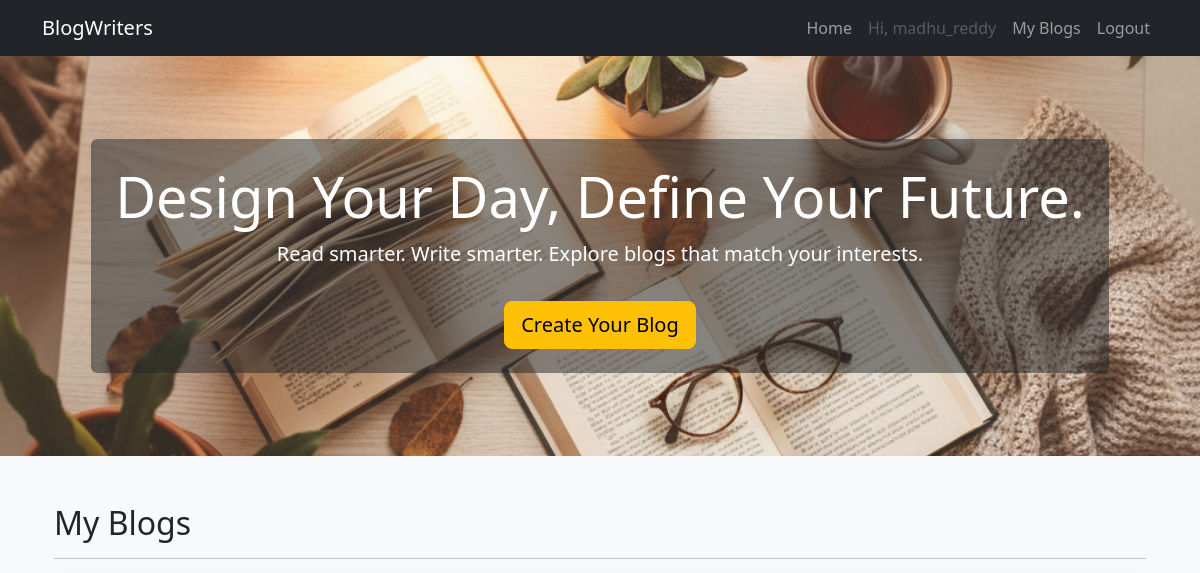
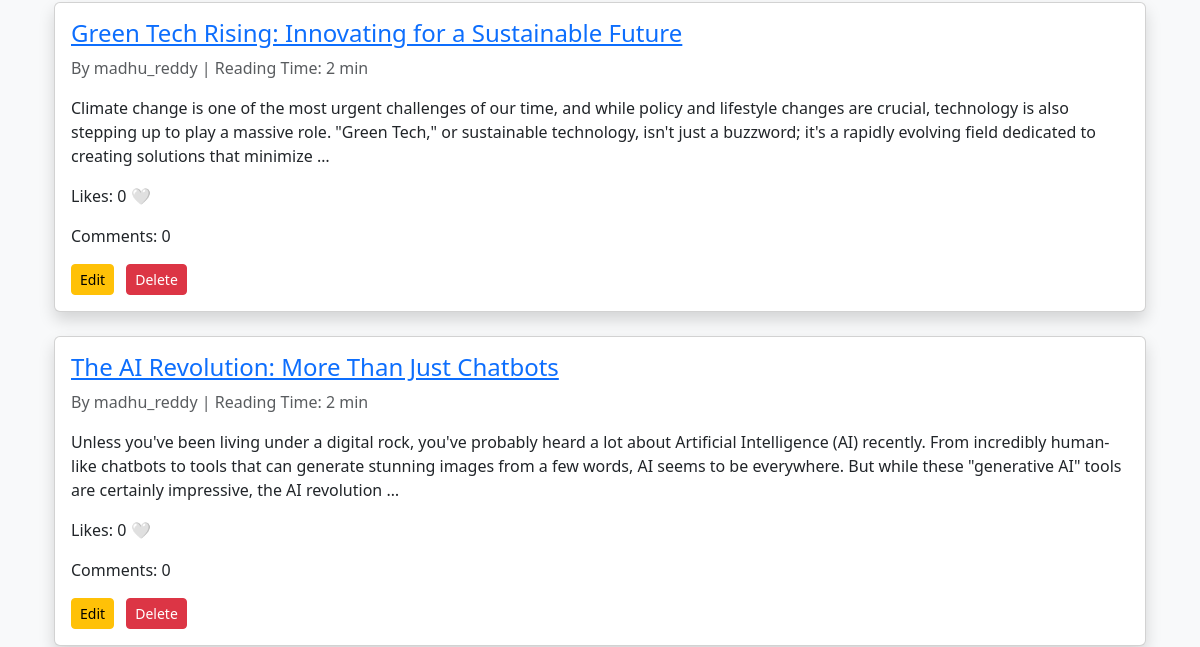
The app's page /my-blogs/ (signed in, upper part), older data (2 pictures, top to bottom).
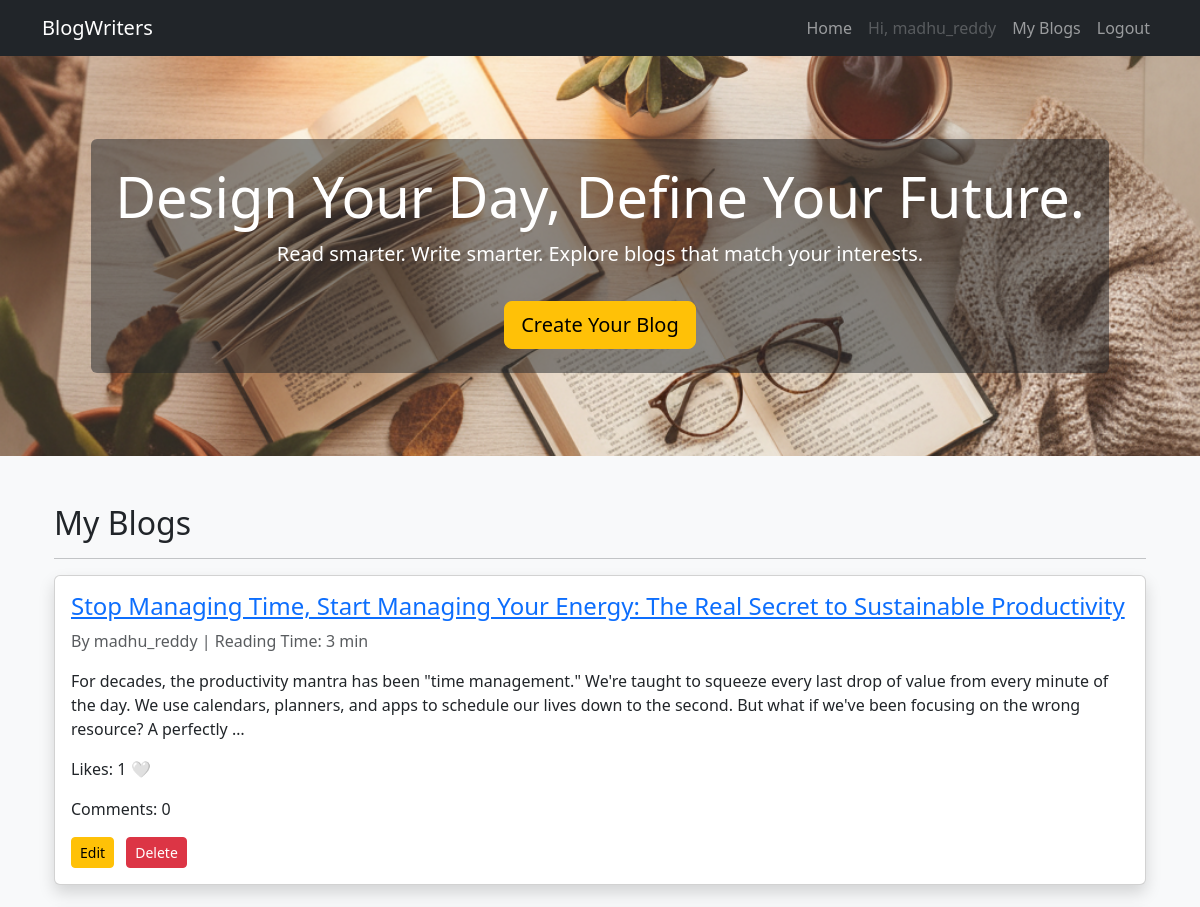
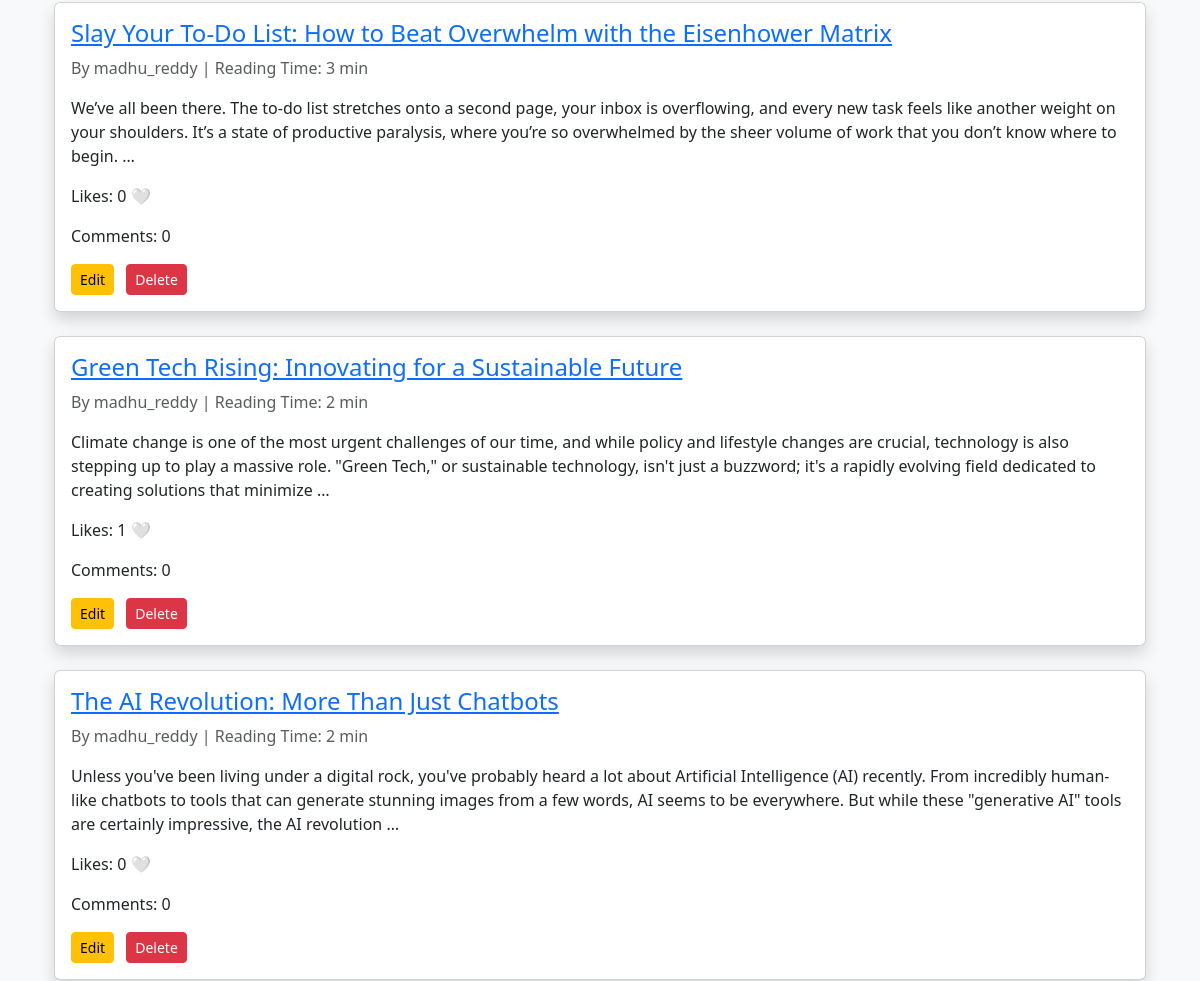
The same page, newer data (2 pictures, top to bottom).
### BlogWriter/models.py (models this page shows, shortened)
class BlogPost(models.Model):
    title = models.CharField(max_length=200)
    content = models.TextField()
    summary = models.TextField(blank=True, null=True)
    tags = models.ManyToManyField('Tag', related_name="posts")
    author = models.ForeignKey(User, on_delete=models.CASCADE)
    created_at = models.DateTimeField(auto_now_add=True)
    updated_at = models.DateTimeField(auto_now=True)
    def word_count(self):
        return len(self.content.split())
    def reading_time(self):
        return max(1, round(self.word_count() / 200))

### BlogWriter/views.py (the view)
# urls.py: path("my-blogs/", my_blogs, name="MyBlogs"),
@login_required
def my_blogs(request):
    user_blogs = BlogPost.objects.filter(author=request.user).order_by('-created_at')
    return render(request, "MyBlogs.html", {"blogs": user_blogs})

### templates/MyBlogs.html (shortened to what this page needs)
{% extends "base.html" %}
{% block content %}
<div class="container my-5">
    <h2>My Blogs</h2>
    <hr>
    {% for blog in blogs %}
    <div class="card mb-4 shadow p-3">
        <h4><a href="{% url 'BlogDetail' blog.id %}">{{ blog.title }}</a></h4>
        <p class="text-muted">By {{ blog.author.username }} | Reading Time: {{ blog.reading_time }} min</p>
        <p>{{ blog.content|truncatewords:50 }}</p>
        <p>
            Likes: {{ blog.likes.count }}
            {% if blog.user_liked %}
                ❤️
            {% else %}
                🤍
            {% endif %}
        </p>
        <p>Comments: {{ blog.comments.count }}</p>
        <div>
            <a href="{% url 'EditBlog' blog.id %}" class="btn btn-sm btn-warning me-2">Edit</a>
            <a href="{% url 'DeleteBlog' blog.id %}" class="btn btn-sm btn-danger">Delete</a>
        </div>
    </div>
    {% empty %}
    <p>You have not created any blogs yet. Create one now.</p>
    {% endfor %}
</div>
{% endblock %}

Row changes from the older to the newer data that the page shows:
added BlogPost: title "Stop Managing Time, Start Managing Your Energy: The Real Secret to Sustainable Productivity", author.username "madhu_reddy", reading_time "3", content "For decades, the productivity mantra has been \"time management.\" We're taught to squeeze every last drop of value from every minute of the day. We use calendars, planners, and apps to schedule our lives down to the second. But what if we've been focusing on the wrong resource? A perfectly …", likes.count "1", comments.count "0"
added BlogPost: title "Slay Your To-Do List: How to Beat Overwhelm with the Eisenhower Matrix", author.username "madhu_reddy", reading_time "3", content "We’ve all been there. The to-do list stretches onto a second page, your inbox is overflowing, and every new task feels like another weight on your shoulders. It’s a state of productive paralysis, where you’re so overwhelmed by the sheer volume of work that you don’t know where to begin. …", likes.count "0", comments.count "0"
computed for BlogPost "Green Tech Rising: Innovating for a Sustainable Future": likes.count "0" → "1"
